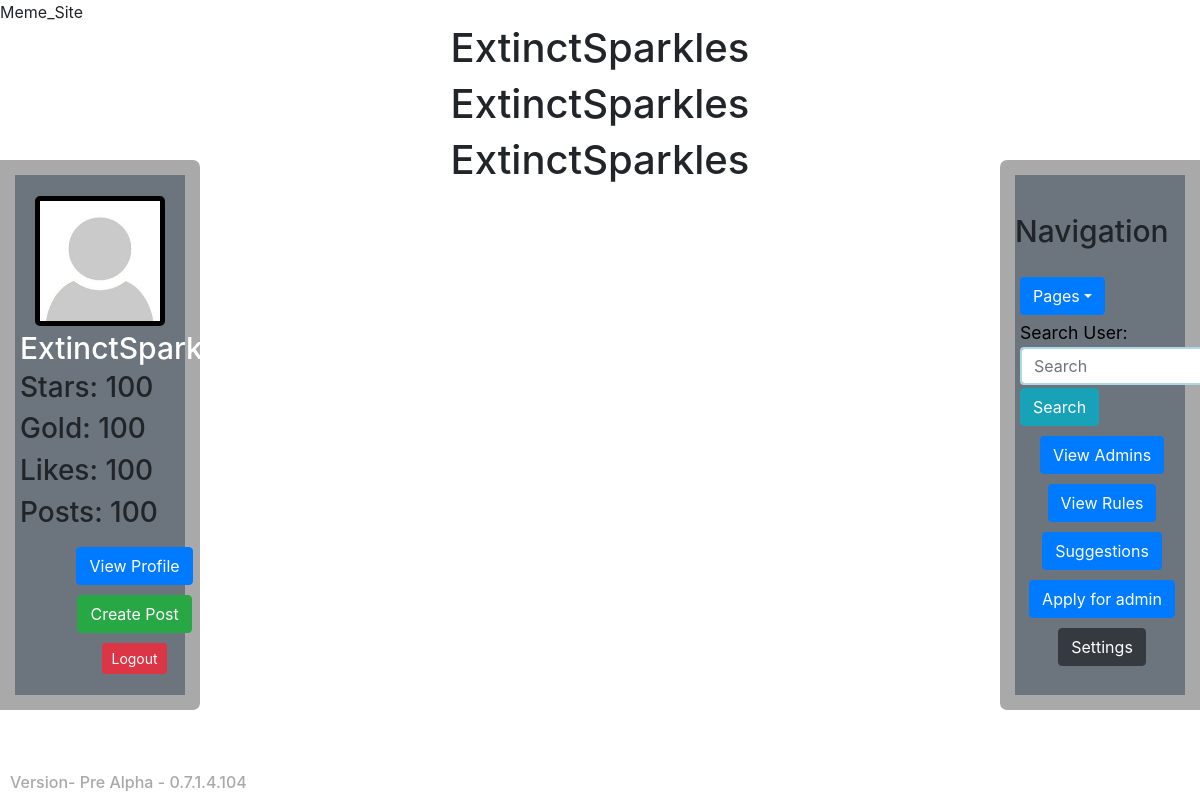
/view_profile/test_user/followers (signed in), run on the app's committed database.
### app/models.py (models this page shows, shortened)
class User(db.Model, UserMixin):
    id = db.Column(db.Integer, primary_key=True)
    username = db.Column(db.String(11), nullable=False, unique=True)
    password = db.Column(db.String(20), nullable=False)
    image = db.Column(db.String(120), default='default_profile_pic.png')
    bio = db.Column(db.String(120))
    post = db.relationship('Post', backref='author', lazy=True)
    followers = db.relationship('Followers', lazy=True)
    following = db.relationship('Following', lazy=True)

class Followers(db.Model):
    id = db.Column(db.Integer, primary_key=True)
    follower = db.Column(db.String, nullable=False)
    user_id = db.Column(db.Integer, db.ForeignKey('user.id'), nullable=False)

### app/routes.py (the view)
@app.route('/view_profile/<string:user>/followers')
def followers(user):
    u = User.query.filter_by(username=user).first()
    followers = u.followers
    return render_template('followers.html', followers=followers)

### app/models.py (called while the page is built)
@login_manager.user_loader
def load_user(user_id):
    return User.query.get(int(user_id))

### app/templates/followers.html
{% extends "layout.html"%}
{% block content %}
    <div class="text-center">
      {% for u in followers %}
        <h1>{{u.follower}}</h1>
        {% endfor %}
    </div>
{% endblock content %}

### app/templates/layout.html (shortened to what this page needs)
<!DOCTYPE html>
<html>
 <head>
   {% if title %}
    <title>{{title}}</title>
   {% else %}
    <tile>Meme_Site</tile>
   {% endif %}
    <link rel="stylesheet" href="https://maxcdn.bootstrapcdn.com/bootstrap/4.3.1/css/bootstrap.min.css">
    <link href="{{url_for('static', filename='custom.css')}}" rel="stylesheet" type="text/css">
 </head>
 <body>
    <div style="margin-left: 10px; position: fixed; bottom: 0px">
      <h6 style="color: darkgray">Version- Pre Alpha - 0.7.1.4.104</h6>
    </div>
    <div class='row'>
        {% if current_user.is_authenticated %}
            <nav class='navbar bg-secondary col-md-2 sidebarnav'>
                <ul class='navbar-nav'>
                    <li class="nav-item">
                      <div class="profilepic">
                        <img src="/static/post_pics/default_profile_pic.png" alt="if you can read this you might want to tell a mod" style="float: left; width: 100%; height: 100%; object-fit: cover;">
                      </div>
                    </li>
                    <li class="nav-item"><center><h1 class='navbar-brand' style="color: white; margin: 0px; padding: 0px">{{current_user.username}}</h1></center></li>
                    <li class='nav-item'>
                        <h3>Stars: 100</h3>
                    </li>
                    <li class='nav-item'>
                        <h3>Gold: 100</h3>
                    </li>
                     <li class='nav-item'>
                        <h3>Likes: 100</h3>
                    </li>
                     <li class='nav-item'>
                        <h3>Posts: 100</h3>
                    </li>
                     <li class='nav-item' style="border-top: 0px">
                        <center><button type='button' class='btn btn-primary' onclick="window.location.href = '{{url_for('view_profile', user=current_user.username)}}'">View Profile</button></center>
                    </li>
                    <li class="nav-item">
                        <center><button type='button' class='btn btn-success btn-md' onclick="window.location.href = '{{url_for('create_post')}}'">Create Post</button></center>
                    </li>
                    <li class='nav-item'>
                        <center><button type='button' class='btn btn-danger btn-sm' onclick="window.location.href = '{{url_for('logout')}}'">Logout</button></center>
                    </li>
                </ul>
            </nav>
        {% endif %}
        <main class='container col-md-6' role="main">
            {% block content %} {% endblock content %}
        </main>
        <nav class='navbar bg-secondary col-md-2 float-right sidebarnav_2' >
                <ul class='navbar-nav'>
                    <li class="nav-item"><h1 class='navbar-brand'>Navigation</h1></li>
                    <li class="nav-item">
                        <div class="dropdown">
                            <button type='button' class='btn btn-primary dropdown-toggle' data-toggle="dropdown">Pages</button>
                        </div>
                    </li>
                    <li class='nav-item'>
                        <form class="form-inline" action="/action_page.php">
                            <label for="searchuser" style="color:black;font-size:110%; margin-top:5px; margin-bottom: 0px; margin-left: 5px">Search User:</label>
                              <input style="border-color:lightblue;border-width:2px; margin-left: 5px" class="form-control mr-sm-2" type="text" placeholder="Search" name="searchuser">
                            <button type="submit" class="btn btn-info btn-xs" style="margin-top: 3px">Search</button>
                        </form>
                    </li>
                    <li class='nav-item'>
                        <center><button type='button' class='btn btn-primary navbutton' data-toggle="modal" data-target="#adminModal">View Admins</button></center>
                    </li>
                     <li class='nav-item'>
                        <center><button type='button' class='btn btn-primary navbutton' data-toggle="modal" data-target="#rulesModal">View Rules</button></center>
                     </li>
                     <li class='nav-item'>
                        <center><button type='button' class='btn btn-primary navbutton'>Suggestions</button></center>
                    </li>
                     <li class='nav-item'>
                        <center><button type='button' class='btn btn-primary navbutton'>Apply for admin</button></center>
                    </li>
                     <li class='nav-item'>
                        <center><button type='button' class='btn btn-dark btn-md navbutton'>Settings</button></center>
                    </li>
                </ul>
            </nav>
     </div>
 </body>
</html>

### app/static/custom.css (style rules this page uses)
.sidebarnav { width: 200px; height: 550px; border: 15px solid darkgray; padding: 5px; position: fixed; left: 0%; border-bottom-right-radius: 7px; border-top-right-radius: 7px; background-color: white; top: 20%; }
.sidebarnav_2 { width: 200px; height: 550px; border: 15px solid darkgray; padding: 0px; border-bottom-left-radius: 7px; border-top-left-radius: 7px; background-color: white; position: fixed; top: 20%; right: 0% }
.navbutton { margin-right: 120px; margin-top: 8px; }
.profilepic { width: 130px; height: 130px; border: 5px solid black; margin-left: 15px; border-radius: 5px; }
.btn { margin-left: 5px; margin-top: 10px; }
.navbar-brand { font-size: 30px }

### data on the page
User: username "ExtinctSparkles"
Followers: follower "ExtinctSparkles"
Followers: follower "ExtinctSparkles"
Followers: follower "ExtinctSparkles"
